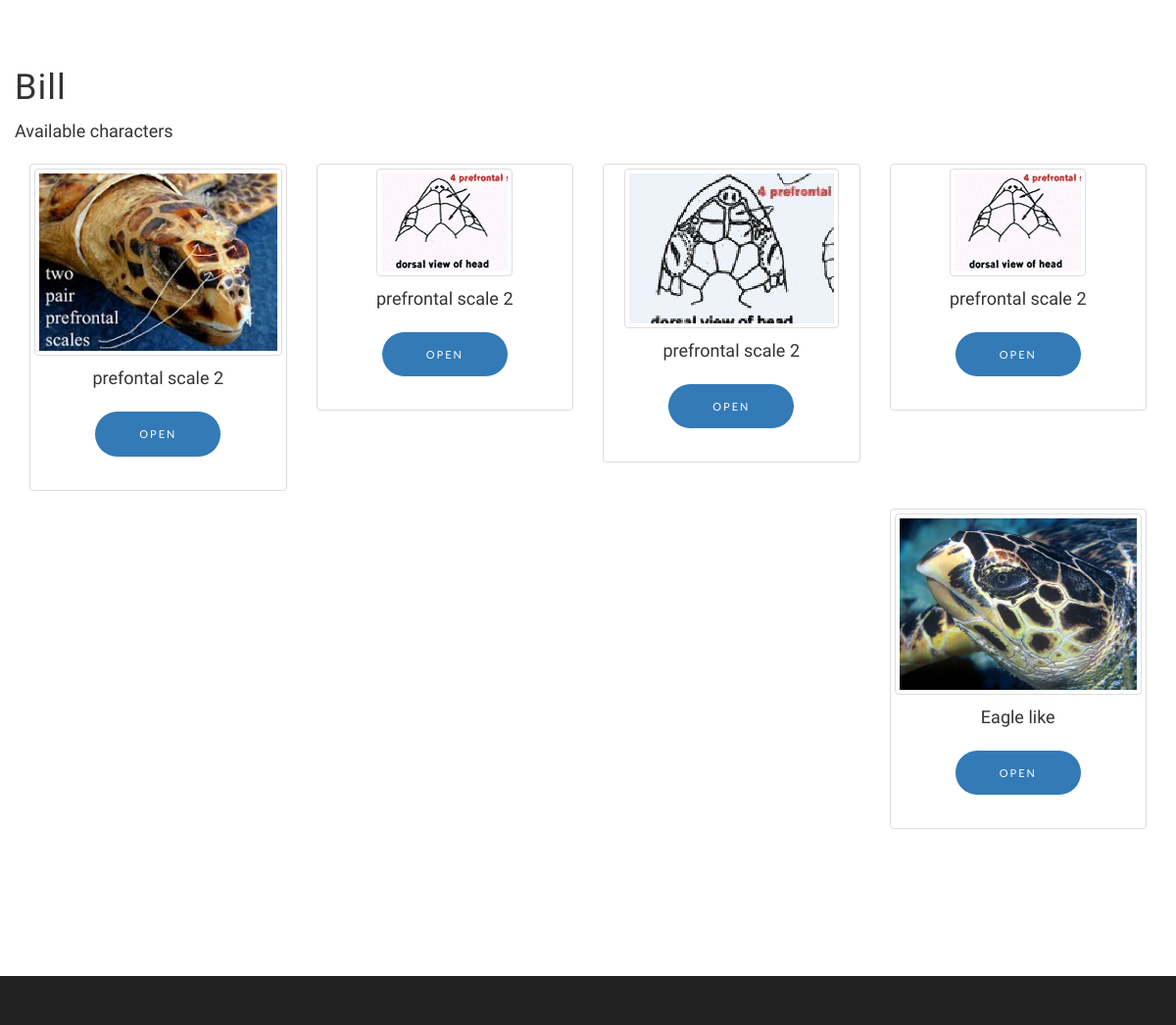
The app's page /welcome/get_character_cat/2 with its own data.
### tables this page shows
CREATE TABLE `character_cat` (
  `charactercat_id` tinyint(2) NOT NULL,
  `charactercat_name` text NOT NULL,
  `charactercat_des` text NOT NULL,
  `charactercat_pic` text NOT NULL
);

CREATE TABLE `characterspec` (
  `char_id` int(11) NOT NULL,
  `charactercat_id` int(11) NOT NULL,
  `characterspec_des` text NOT NULL,
  `character_pic1` text NOT NULL,
  `spec_id` int(11) NOT NULL,
  `step_id` int(2) DEFAULT NULL
);

### application/controllers/Welcome.php (called while the page is built, shortened)
<?php
class Welcome extends CI_Controller {
        public function __construct()
        {
                $this->load->model('M_penyu');
				$this->load->helper('url');
				$this->load->helper('text');
				$this->load->helper('form');
        }
		public function get_character_cat($charactercat_id)
        {
                $data['charcats'] = $this->M_penyu->get_character_cat($charactercat_id);
				$data['specchars'] = $this->M_penyu->get_turtle_characters_by_cat($charactercat_id);
				$data['title'] = 'Turtle Chacracters';
				$this->load->view('header', $data);
				$this->load->view('chars', $data);
				$this->load->view('footer', $data);
		}
}

### index.php (called while the page is built, shortened)
<?php
require_once BASEPATH.'core/CodeIgniter.php';

### application/models/M_penyu.php (called while the page is built, shortened)
<?php
class M_penyu extends CI_Model {
		public function get_character_cat($charactercat_id)
		{
			$this->db->select('*');
			$this->db->from('character_cat');
			$this->db->where('charactercat_id',$charactercat_id);
			$query = $this->db->get();
			return $query->row_array();
		}
		public function get_turtle_characters_by_cat($charactercat_id)
		{
			$this->db->select('*');
			$this->db->from('characterspec');
			$this->db->join('character_cat', 'character_cat.charactercat_id = characterspec.charactercat_id');
			$this->db->where('characterspec.charactercat_id',$charactercat_id);
			$query = $this->db->get();
			return $query->result_array();
		}
}
?>

### application/views/chars.php (the view, shortened to what this page needs)
   <section id="features" class="features">
       <div class="container">
       	<div class="row">
       		<h1><?php echo $charcats['charactercat_name']; ?></h1><p>Available characters</p>
       	</div>
           <div class="row">
<?php foreach ($specchars as $specchar): ?>
           <div class="col-md-3">
               <div class="thumbnail feature-item">
                 <img src="<?php echo base_url()?>img/<?php echo $specchar['character_pic1']; ?>" alt="<?php echo $specchar['characterspec_des']; ?>" class="img-thumbnail">
                 <div class="caption">
                   <p><?php echo $specchar['characterspec_des']; ?></p>
                   <p><a href="<?php echo base_url()?>welcome/get_turtle/<?php echo $specchar['spec_id']; ?>" class="btn btn-outline btn-primary btn-xl page-scroll" role="button" target="blank">open</a></p>
                 </div>
               </div>
			</div>
			<?php endforeach; ?>
           </div>
           </div>
   </section>

### asset/css/custom.css (style rules this page uses)
section { padding: 50px 0; }

### records on screen
character_cat: charactercat_name "Bill"
characterspec: character_pic1 (picture), characterspec_des "prefontal scale 2"
characterspec: character_pic1 (picture), characterspec_des "prefrontal scale 2"
characterspec: character_pic1 (picture), characterspec_des "prefrontal scale 2"
characterspec: character_pic1 (picture), characterspec_des "prefrontal scale 2"
characterspec: character_pic1 (picture), characterspec_des "Eagle like"
